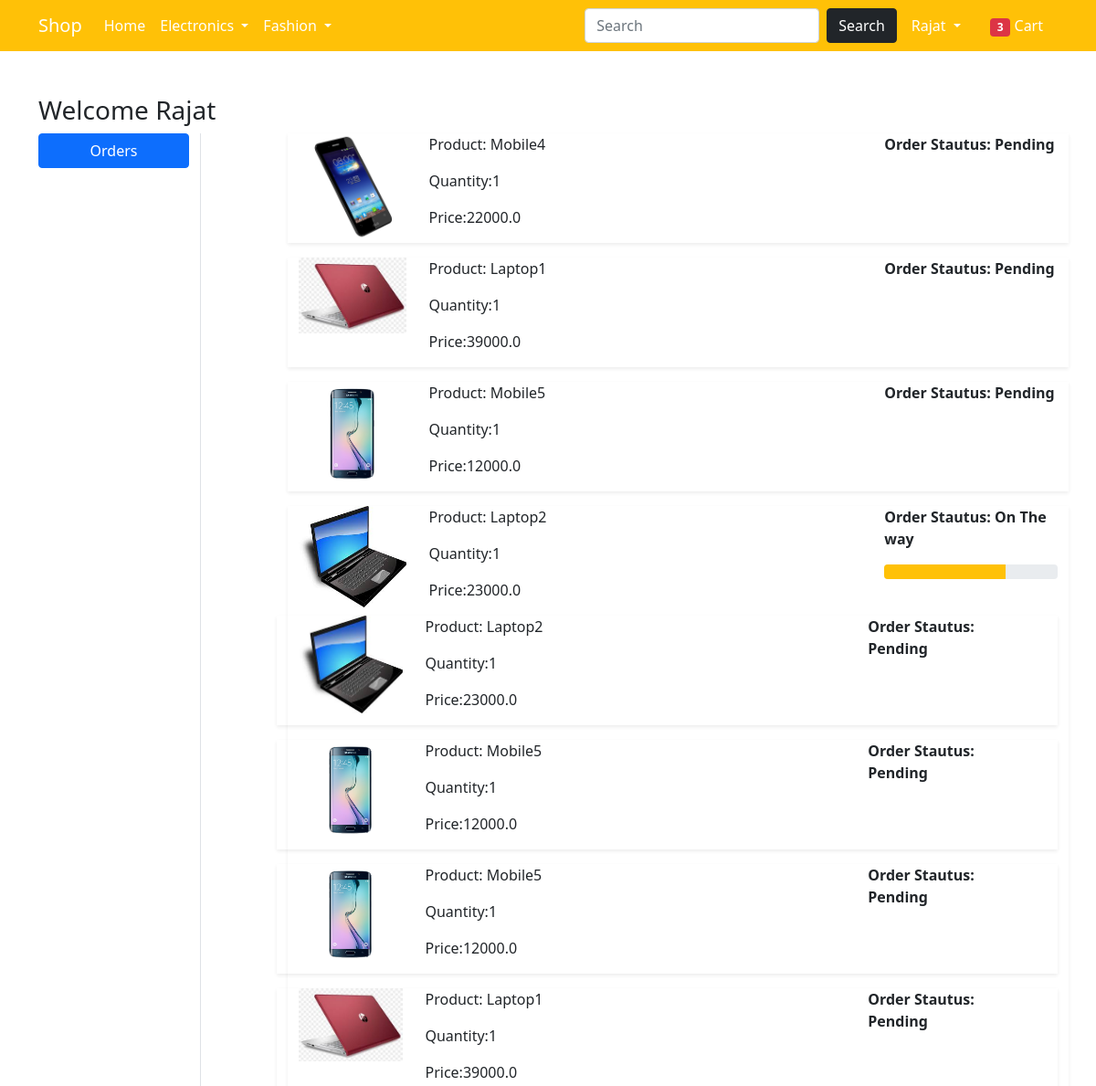
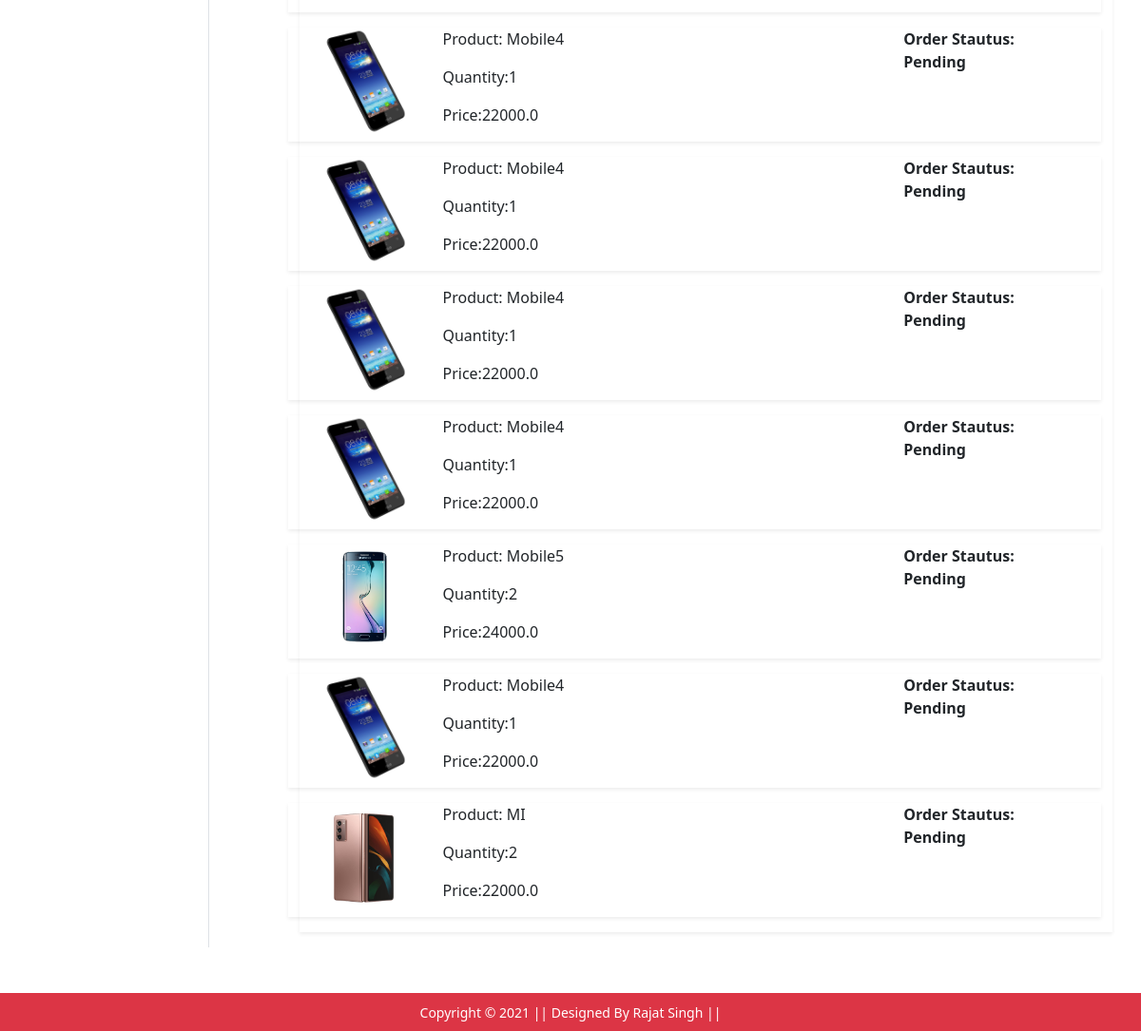
Page /orders/ (signed in) on the committed database (2 pictures, top to bottom).
### userApp/models.py (models this page shows, shortened)
class OrderdPlace(models.Model):
    user = models.ForeignKey(User , on_delete=models.CASCADE)
    customer = models.ForeignKey(Customer , on_delete=models.CASCADE)
    product = models.ForeignKey(Product , on_delete=models.CASCADE)
    quantity = models.PositiveIntegerField(default=1)
    ordered_date = models.DateTimeField(auto_now_add=True)
    status = models.CharField( max_length=50, choices= STATE_CHOICES, default= 'Pending')
    @property # so here we are Creatingon for checkout.html page
    def totalCost_Of_Item(self):
        return self.quantity * self.product.discounted_price

class Product(models.Model):
    title = models.CharField(max_length=200)
    selling_price = models.FloatField()
    discounted_price = models.FloatField()
    discription = models.TextField()
    brand =  models.CharField(max_length=100)
    Comment= models.CharField(max_length=200,default="")
    catogary = models.CharField(choices= CATOGARY_CHOICES, max_length=200)
    product_image = models.ImageField(upload_to='productimg',default="")

### userApp/views.py (the view)
# urls.py: path('orders/', views.orders, name='orders'),
@login_required
def orders(request):
    Order_Placed = OrderdPlace.objects.filter(user=request.user)
    return render(request, 'app/orders.html',{'orderPlace':Order_Placed})

### userApp/templates/app/orders.html (shortened to what this page needs)
{% extends 'app/base.html' %}
{% load static %}
{% block main-content %}
<div class="container my-5">
 <div class="row">
 <h3>Welcome <span class="text-capitalize"> {{request.user}}</span></h3>
  <div class="col-sm-2 border-end">
   <ul class="list-unstyled">
    <li class="d-grid"><a href="{% url 'orders' %}" class="btn btn-primary">Orders</a></li>
   </ul>
  </div>
  <div class="col-sm-9 offset-sm-1">
  {% for op in orderPlace %}
   <div class="row shadow-sm mb-3">
    <div class="col-sm-2">
    <img src="{{op.product.product_image.url}}" alt=""
     srcset="" class="img-fluid" height="150" width="150">
    </div>
    <div class="col-sm-7">
    <p>Product: {{op.product.title}}</p>
    <p>Quantity:{{op.quantity}}</p>
    <p>Price:{{op.totalCost_Of_Item}}</p>
    </div>
    <div class="col-sm-3 fw-bold">
    <p> Order Stautus: {{op.status}}</p>
      {%if op.status == 'On The way'%}
     <div class="progress">
     <div class="progress-bar bg-warning" role="progrssbar"
      style="width:70%" aria-valuenow="70" aria-valuemin="0"
       aria-valuemax="100"></div>
      {%endif%}
     </div>
    </div>
  {%endfor%}
   </div>
  </div>
 </div>
</div>
{% endblock main-content %}

### userApp/templates/app/base.html (shortened to what this page needs)
<!doctype html>
{% load static %}
<html lang="en">
  <head>
    <link href="https://cdn.jsdelivr.net/npm/bootstrap@5.0.0-beta1/dist/css/bootstrap.min.css" rel="stylesheet">
    <link rel="stylesheet" href="{% static 'app/css/owl.carousel.min.css' %}">
    <link rel="stylesheet" href="{% static 'app/css/all.min.css' %}">
    <link rel="stylesheet" href="{% static 'app/css/style.css' %}">
  </head>
  <body>
    <nav class="navbar navbar-expand-lg navbar-dark bg-warning">
     <div class="container">
       <a class="navbar-brand" href="/">Shop</a>
       <div class="collapse navbar-collapse" id="navbarSupportedContent">
         <ul class="navbar-nav me-auto mb-2 mb-lg-0">
           <li class="nav-item">
             <a class="nav-link active" aria-current="page" href="/">Home</a>
           </li>
           <li class="nav-item dropdown">
             <a class="nav-link dropdown-toggle text-white" href="#" id="electronicsDropdown" role="button" data-bs-toggle="dropdown" aria-expanded="false">
               Electronics
             </a>
           </li>
           <li class="nav-item dropdown">
             <a class="nav-link dropdown-toggle text-white" href="#" id="fashionDropdown" role="button" data-bs-toggle="dropdown" aria-expanded="false">
               Fashion
             </a>
           </li>
         </ul>
         <form class="d-flex">
           <input class="form-control me-2" type="search" placeholder="Search" aria-label="Search">
           <button class="btn btn-dark" type="submit">Search</button>
         </form>
         <div>
        <ul class="navbar-nav me-auto mb-2 mb-lg-0">
            {%  if request.user.is_authenticated %}
            <li class="nav-item dropdown mx-2">
                <a class="nav-link dropdown-toggle text-white" href="#" id="profileDropdown" role="button" data-bs-toggle="dropdown" aria-expanded="false">
                  <spam class=text-capitalize>{{request.user}}</spam>
                </a>
            </li>
            <li class="nav-item mx-2">
              <a href="{% url 'showcart' %}" class="nav-link text-white"><span class="badge bg-danger">3</span> Cart </a>
              </li>
        {% endif %}
      </ul>
         </div>
       </div>
     </div>
    </nav>
    {% block main-content %} {% endblock main-content %}
    <footer class="container-fluid bg-danger text-center p-2 mt-5">
        <small class="text-white">Copyright &copy; 2021 || Designed By Rajat Singh || </small>
    </footer>
  </body>
</html>

### rows in the picture
OrderdPlace: product.product_image (picture), product "Mobile4", quantity "1", totalCost_Of_Item "22000.0", status "Pending"
OrderdPlace: product.product_image (picture), product "Laptop1", quantity "1", totalCost_Of_Item "39000.0", status "Pending"
OrderdPlace: product.product_image (picture), product "Mobile5", quantity "1", totalCost_Of_Item "12000.0", status "Pending"
OrderdPlace: product.product_image (picture), product "Laptop2", quantity "1", totalCost_Of_Item "23000.0", status "On The way"
OrderdPlace: product.product_image (picture), product "Laptop2", quantity "1", totalCost_Of_Item "23000.0", status "Pending"
OrderdPlace: product.product_image (picture), product "Mobile5", quantity "1", totalCost_Of_Item "12000.0", status "Pending"
OrderdPlace: product.product_image (picture), product "Mobile5", quantity "1", totalCost_Of_Item "12000.0", status "Pending"
OrderdPlace: product.product_image (picture), product "Laptop1", quantity "1", totalCost_Of_Item "39000.0", status "Pending"
OrderdPlace: product.product_image (picture), product "Mobile4", quantity "1", totalCost_Of_Item "22000.0", status "Pending"
OrderdPlace: product.product_image (picture), product "Mobile4", quantity "1", totalCost_Of_Item "22000.0", status "Pending"
OrderdPlace: product.product_image (picture), product "Mobile4", quantity "1", totalCost_Of_Item "22000.0", status "Pending"
OrderdPlace: product.product_image (picture), product "Mobile4", quantity "1", totalCost_Of_Item "22000.0", status "Pending"
OrderdPlace: product.product_image (picture), product "Mobile5", quantity "2", totalCost_Of_Item "24000.0", status "Pending"
OrderdPlace: product.product_image (picture), product "Mobile4", quantity "1", totalCost_Of_Item "22000.0", status "Pending"
OrderdPlace: product.product_image (picture), product "MI", quantity "2", totalCost_Of_Item "22000.0", status "Pending"

### other values in the picture
{{ request.user }} "Rajat"
